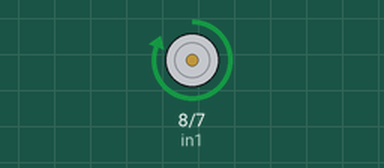
This sketch was run on a simulated Arduino Uno, built with avr-gcc and run on an emulated ATmega328P. Shown: motor-driver pin pairs drawn as motors (green arrow = first pin HIGH = forward, orange = second pin HIGH = backward, longer = more drive, scaled by the enable pin).

Above: at 1.5 s.
At 6.5 s:
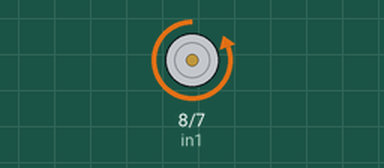
At 9.0 s:
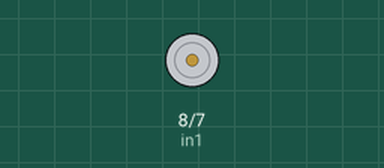
Timing chart, 0 to 13.0 s (numbered marks = the images above):
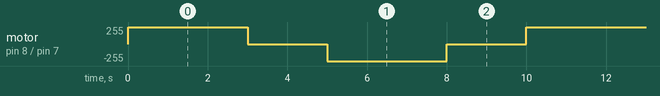

The sketch:

code.ino
```cpp
int in1 = 8;
int in2 = 7;
int enable = 9;

void setup()
{
  pinMode(in1, OUTPUT);
  pinMode(in2, OUTPUT);
  pinMode(enable, OUTPUT);
}

void loop()
{
  // Motor Forward
  digitalWrite(in1, HIGH);
  digitalWrite(in2, LOW);
  digitalWrite(enable, HIGH);

  delay(3000);

  // Motor Stop
  digitalWrite(enable, LOW);

  delay(2000);

  // Motor Reverse
  digitalWrite(in1, LOW);
  digitalWrite(in2, HIGH);
  digitalWrite(enable, HIGH);

  delay(3000);

  // Motor Stop
  digitalWrite(enable, LOW);

  delay(2000);
}
```

Measured:
- by itself, motor on pin 8 (in1) / pin 7 (in2): repeats every 10.0 s: stopped 2.0 s, backward 255/255 3.0 s, stopped 2.0 s, forward 255/255 3.0 s
